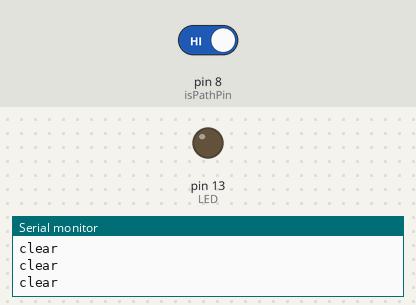
The sketch below on a simulated Arduino Uno, built with avr-gcc and run on an emulated ATmega328P. On the bench: output pins drawn as LEDs (lit = HIGH), the last lines printed to the serial monitor. The test bench sets the inputs (shaded band); at power-on: pin 8 (isPathPin) HIGH.

Above: at 2.1 s.
2.2 s: pin 8 (isPathPin) driven LOW
At 4.2 s:
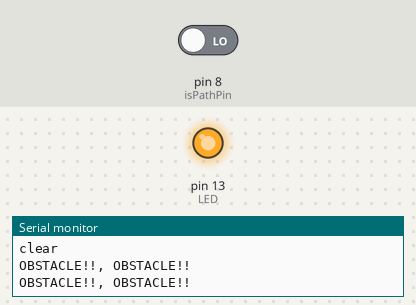
4.5 s: pin 8 (isPathPin) driven HIGH
At 6.3 s:
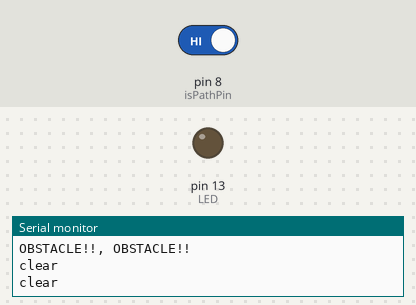
Timing chart, 0 to 7.8 s (numbered marks = the images above; inputs shaded):
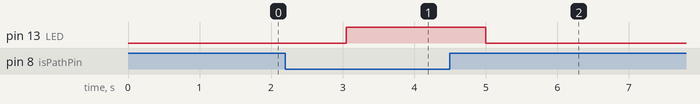

The sketch:

pathsensor.ino
```cpp
#include "RCSwitch.h"

RCSwitch mySwitch = RCSwitch();


int LED = 13; // Use the onboard Uno LED
int isPathPin = 8;  // This is our input pin
int isPath = HIGH;  // HIGH MEANS NO OBSTACLE

void setup() {
  // put your setup code here, to run once:
  pinMode(LED, OUTPUT);
  pinMode(isPathPin, INPUT);
  Serial.begin(9600);
  mySwitch.enableTransmit(10);
}

void loop() {
  // put your main code here, to run repeatedly:
   isPath = digitalRead(isPathPin);
   String id = "1";
  String zip = "47408";
  String lot = "2";
  long ret = 47408120;
  if (isPath == LOW)
  {
    mySwitch.send(ret+1,32);
    Serial.println("OBSTACLE!!, OBSTACLE!!");
    digitalWrite(LED, HIGH);
  }
  else
  {
    mySwitch.send(ret+0,32);
    Serial.println("clear");
    digitalWrite(LED, LOW);
  }
  delay(200);
}
```

Measured:
- after the input at 2.2 s, pin 13 (LED): LOW → HIGH after 0.85 s
- after the input at 4.5 s, pin 13 (LED): HIGH → LOW after 0.50 s
